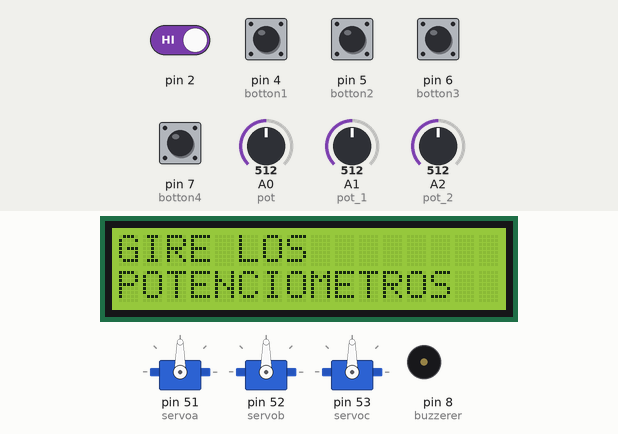
A sketch run on a simulated Arduino Mega 2560, built with avr-gcc and run on an emulated ATmega2560. On the bench: 16×2 character LCD, 3 × servo, buzzer (waves = sounding). Inputs (shaded band) come from the test bench; at power-on: pin 2 HIGH, pin 4 (botton1), pin 5 (botton2), pin 6 (botton3), pin 7 (botton4) LOW, A0 (pot) = 512, A1 (pot_1) = 512, A2 (pot_2) = 512.

Above: at 1.2 s.
1.3 s: pin 4 (botton1) pulled HIGH for 0.15 s
At 1.6 s:
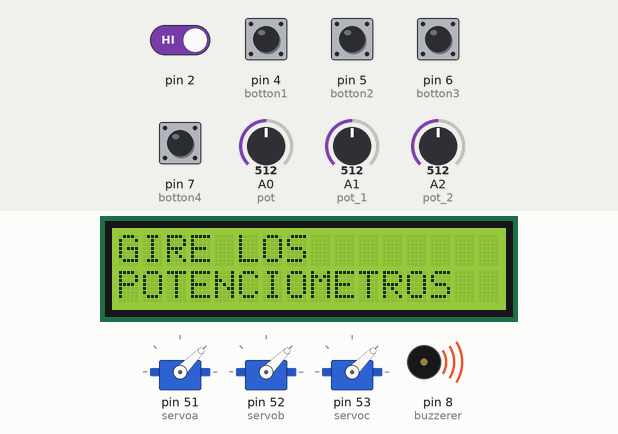
4.4 s: pin 6 (botton3) pulled HIGH for 0.15 s
At 5.4 s:
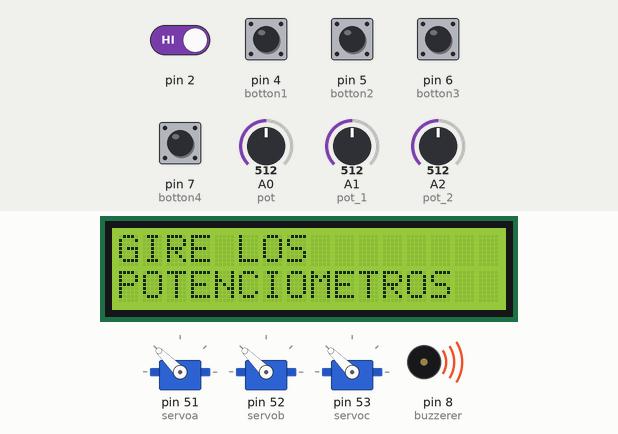
7.5 s: A0 (pot) set to 716
At 8.0 s:
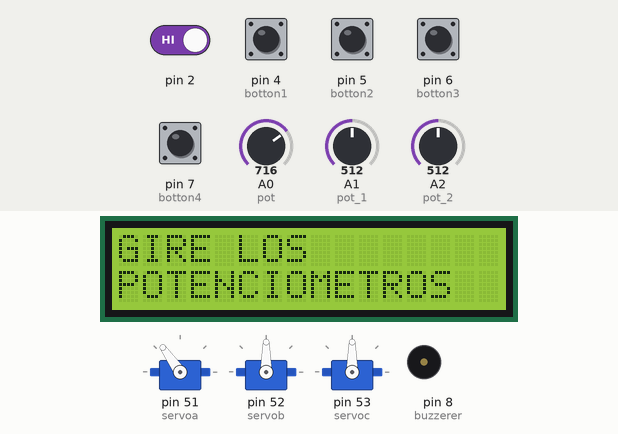
9.0 s: A1 (pot_1) set to 716
At 10.2 s:
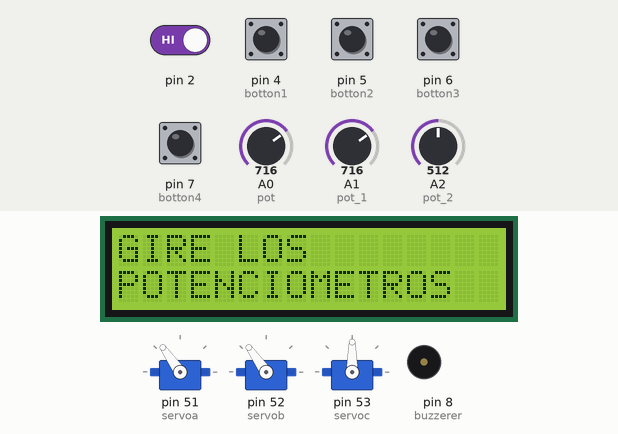
10.5 s: A2 (pot_2) set to 306
At 11.0 s:
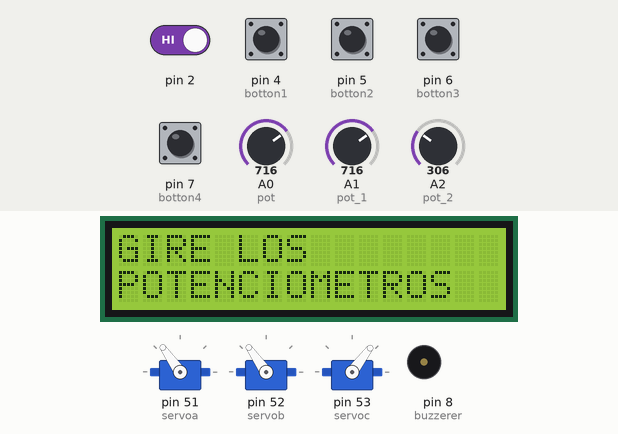
12.0 s: pin 2 driven LOW
At 12.9 s:
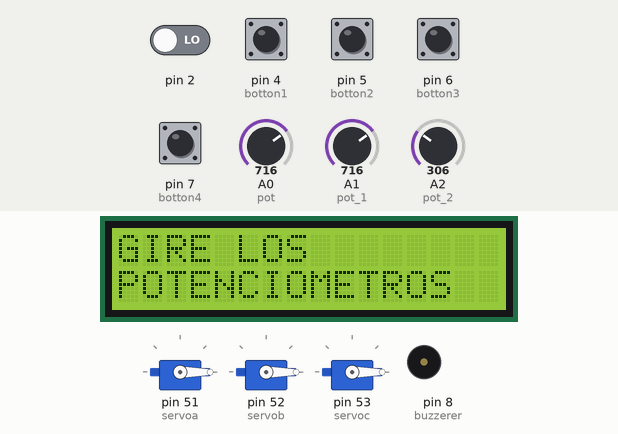
Timing chart, 0 to 15.0 s (numbered marks = the images above; inputs shaded):
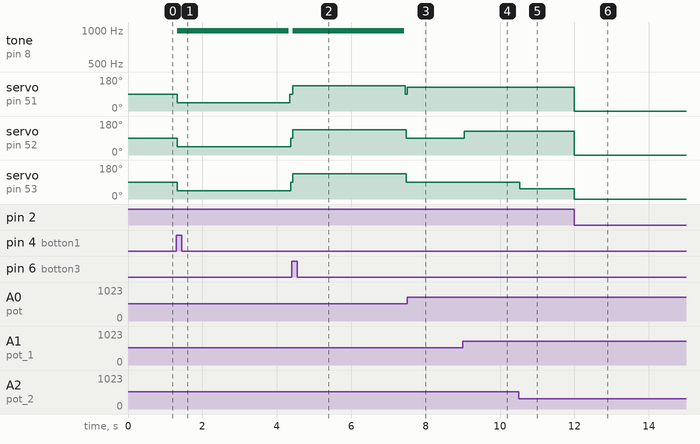

The sketch:

PRACTICA_2_MESA_6.ino
```cpp
//INSTALAMOS LAS LIBRERIAS DE MODULOS A USAR
#include <Wire.h>
#include <LiquidCrystal_I2C.h>
#include <Servo.h>

//DEFINIMOS FILAS Y COLUMNAS DEL LCD
#define lcdAddress 0x27
#define filas 2
#define columnas 16
LiquidCrystal_I2C pantallalcd(lcdAddress, columnas, filas);

//INDICAMOS LAS PINES QUE USAREMOS
const int pulsador = 2;
const int buzzerer = 8;
const int pot = A0;
const int pot_1 = A1;
const int pot_2 = A2;

//VARIABLES PARA LOS POTENCIOMETROS
int potval;
int potval1;
int potval2;

//VARIABLES Y PINES PARA LOS PULSADORES DE POCICIONES
const int botton1 = 4;
const int botton2 = 5;
const int botton3 = 6;
const int botton4 = 7;

int lectura;
int lectura1;
int lectura2;
int lectura3;


//CREAMOS VARIABLES PARA LOS SERVOS
Servo servoa;
Servo servob;
Servo servoc;

#define buzzout() pinMode(buzzerer,OUTPUT)
#define encenbuzzerer() tone(buzzerer,983)
#define apagbuzzerer() noTone(buzzerer)


void setup() {
 pantallalcd.init();//INICIALIZA EL LCD
 pantallalcd.backlight();//ENCENDEMOS EL LED DEL LCD
 buzzout();//INDICAMOS QUE EL BUZZER ES UNA SALIDA
 servoa.attach(51);
 servob.attach(52);
 servoc.attach(53);
 attachInterrupt(digitalPinToInterrupt(2), Interrupcion, LOW);//INDICAMOS LOS PARAMETROS PARA LA INTERRUPCION
}
void loop() {
   pantallalcd.setCursor(0,0);//POCICION DEL CURSOR EN LA LCD
   pantallalcd.print("GIRE LOS");//LO QUE QUEREMOS QUE MUESTRE EL LCD

      pantallalcd.setCursor(0,1);//POCICION DEL CURSOR EN LA LCD
   pantallalcd.print("POTENCIOMETROS");//LO QUE QUEREMOS QUE MUESTRE EL LCD

   servon1();
   servon2();
   servon3();

   pocicionn1();
   pocicionn2();
   pocicionn3();
   pocicionn4();
}

//AQUI USAMOS LAS FUNCIONES SIN RETORNO PARA LAS 4 DISTINTAS POCICIONES CON LOS 4 PULSADORES

void Interrupcion(){
   servoa.write(0);
   servob.write(0);
   servoc.write(0);
    encenbuzzerer();
    delay(1000);
    apagbuzzerer();
}


void servon1(){
  potval = analogRead(pot);
  potval = map(potval, 0, 1023, 0, 180);
  servoa.write(potval);
  delay(10);
}


void servon2(){
  potval1 = analogRead(pot_1);
  potval1 = map(potval1, 0, 1023, 0, 180);
  servob.write(potval1);
  delay(10);
}


void servon3(){
  potval2 = analogRead(pot_2);
  potval2 = map(potval2, 0, 1023, 0, 180);
  servoc.write(potval2);
  delay(10);
}

void pocicionn1(){
  lectura = digitalRead(botton1);
  if(lectura==HIGH){
    encenbuzzerer();
   servoa.write(45);
   servob.write(45);
   servoc.write(45);
    delay(3000);
    apagbuzzerer();
  }
}

void pocicionn2(){
  lectura1 = digitalRead(botton2);
  if(lectura1==HIGH){
    encenbuzzerer();
   servoa.write(90);
   servob.write(90);
   servoc.write(90);
    delay(3000);
    apagbuzzerer();
  }
}
void pocicionn3(){
    lectura2 = digitalRead(botton3);
  if(lectura2==HIGH){
    encenbuzzerer();
   servoa.write(135);
   servob.write(135);
   servoc.write(135);
    delay(3000);
    apagbuzzerer();
  }
}
void pocicionn4(){
   lectura3 = digitalRead(botton4);
  if(lectura3==HIGH){
   encenbuzzerer();
   servoa.write(180);
   servob.write(180);
   servoc.write(180);
   delay(3000);
   apagbuzzerer();
  }

}
```

Measured:
- after the input at 1.3 s, tone on pin 8 (buzzerer): silent → 983 Hz at once, → silent 3.0 s later; servo on pin 51 (servoa), servo on pin 52 (servob), servo on pin 53 (servoc): 90° → 45° at once, → 90° 3.0 s later
- after the input at 4.4 s, tone on pin 8 (buzzerer): silent → 983 Hz at once, → silent 3.0 s later; servo on pin 51 (servoa), servo on pin 52 (servob), servo on pin 53 (servoc): 90° → 135° at once, → 90° 3.0 s later
- after the input at 7.5 s, servo on pin 51 (servoa): 90° → 125° at once
- after the input at 9.0 s, servo on pin 52 (servob): 90° → 125° at once
- after the input at 10.5 s, servo on pin 53 (servoc): 90° → 53° at once
- after the input at 12.0 s, servo on pin 51 (servoa), servo on pin 52 (servob): 125° → 0° at once; servo on pin 53 (servoc): 53° → 0° at once
